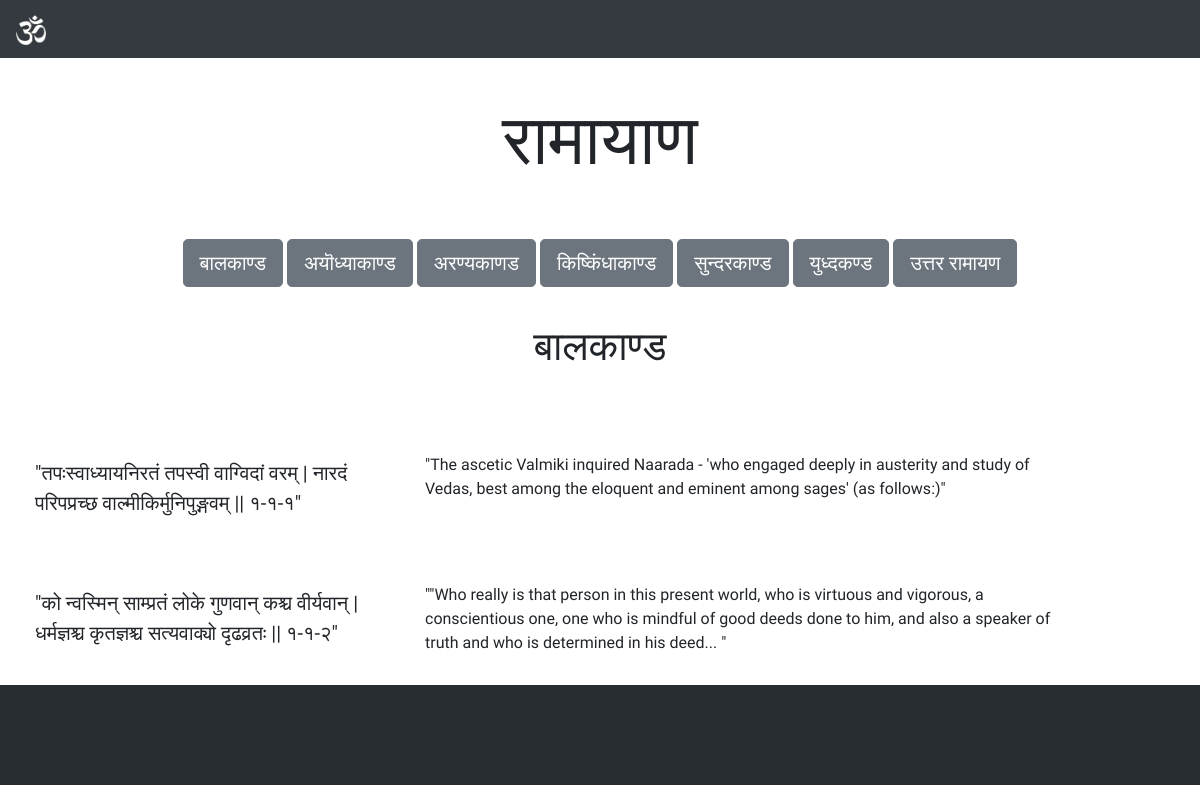
The app's page /sanskrit/ramayana/ with its own data.
### sanskrit/models.py (models this page shows, shortened)
class Content(models.Model):
    resourceId = models.ForeignKey(Resource, on_delete=models.CASCADE)
    chapterId = models.ForeignKey(Chapter, on_delete= models.CASCADE)
    sanskritContent = models.CharField(max_length=500)
    translations = models.CharField(max_length=500)

### sanskrit/views.py (the view)
# urls.py: path('ramayana/',views.ramayana,name='ramayana')
def ramayana(request):
    ramayana_content = Content.objects.all()
    context = {
        'ramayana_content': ramayana_content}
    return render(request, 'sanskrit/ramayana.html', context)

### sanskrit/templates/sanskrit/ramayana.html (shortened to what this page needs)
{% load static %}
<!DOCTYPE html>
<html lang="sa">
<head>
    <link rel="stylesheet" href="https://cdn.jsdelivr.net/npm/bootstrap@4.5.3/dist/css/bootstrap.min.css">
    <link rel="stylesheet" type="text/css" href="{% static 'sanskrit/style.css' %}">
    <link rel="stylesheet" href="https://use.fontawesome.com/releases/v5.5.0/css/all.css">
</head>
<body>
    <header>
        <div class="navbar-container p-0">
            <nav class="navbar navbar-expand-lg navbar-dark bg-dark">
                <a class="navbar-brand" href="{% url 'index' %}">
                    <img src="{% static 'sanskrit/images/om.png' %}" alt="logo" width="30" height="30">
                </a>
            </nav>
        </div>
    </header>
    <div class="resource-name">
        <p>रामायाण</p>
    </div>
    <div class="chapter-selection">
        <button type="button" class="btn btn-secondary btn-lg">बालकाण्ड</button>
        <button type="button" class="btn btn-secondary btn-lg">अयॊध्याकाण्ड</button>
        <button type="button" class="btn btn-secondary btn-lg">अरण्यकाणड</button>
        <button type="button" class="btn btn-secondary btn-lg">किष्किंधाकाण्ड</button>
        <button type="button" class="btn btn-secondary btn-lg">सुन्दरकाण्ड</button>
        <button type="button" class="btn btn-secondary btn-lg">युध्दकण्ड</button>
        <button type="button" class="btn btn-secondary btn-lg">उत्तर रामायण</button>
    </div>
    <div class="chapter-name">
        <p>बालकाण्ड</p>
    </div>
    {% if ramayana_content %}
        {% for content in ramayana_content %}
        <div class="services-wrapper">
            <div class="container svcs-container">
                <div class="row">
                    <div class="col-sm-4 verse hoverServices">
                        {{content.sanskritContent}}
                    </div>
                    <div class="col-sm-7 translation hoverServices">
                        {{content.translations}}
                    </div>
                </div>
            </div>
        </div>
        {% endfor %}
    {% else %}
        <p>No content available</p>
    {% endif %}
    <div class="footer-dark">
    </div>
</body>
</html>

### sanskrit/static/sanskrit/style.css (style rules this page uses)
body { font-family: 'Laila', serif; }
a { color: white; background-color: transparent; }
.footer-dark { padding:50px 0; color:#f0f9ff; background-color:#282d32; }
@media (min-width: 576px) { .col-sm-4 { padding: 5px 5px; font-size: 20px; } }
.services-wrapper { padding: 30px 20px; }
.resource-name { padding: 30px 30px ; font-size: 70px; text-align: center; }
.chapter-name { padding: 30px 20px; font-size: 40px; text-align: center; }
.chapter-selection { text-align: center; }

### records on screen
Content: sanskritContent "\"तपःस्वाध्यायनिरतं तपस्वी वाग्विदां वरम् | नारदं परिपप्रच्छ वाल्मीकिर्मुनिपुङ्गवम् || १-१-१\"", translations "\"The ascetic Valmiki inquired Naarada - 'who engaged deeply in austerity and study of Vedas, best among the eloquent and eminent among sages' (as follows:)\""
Content: sanskritContent "\"को न्वस्मिन् साम्प्रतं लोके गुणवान् कश्च वीर्यवान् | धर्मज्ञश्च कृतज्ञश्च सत्यवाक्यो दृढव्रतः || १-१-२\"", translations "\"\"Who really is that person in this present world, who is virtuous and vigorous, a conscientious one, one who is mindful of good deeds done to him, and also a speaker of truth and who is determined in his deed... \""
